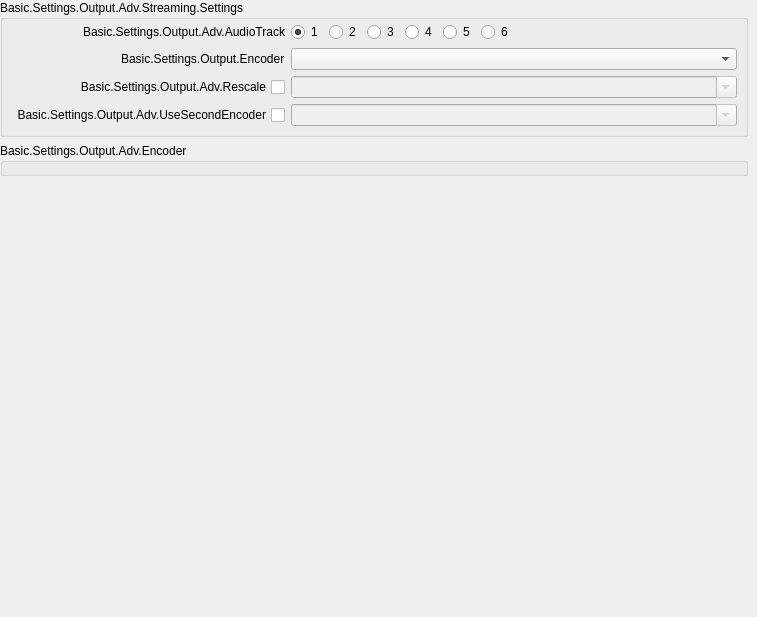
                      <widget class="QWidget" name="scrollAreaWidgetContents_5">
                       <property name="geometry">
                        <rect>
                         <x>0</x>
                         <y>0</y>
                         <width>757</width>
                         <height>617</height>
                        </rect>
                       </property>
                       <layout class="QVBoxLayout" name="verticalLayout_14">
                        <property name="leftMargin">
                         <number>0</number>
                        </property>
                        <property name="topMargin">
                         <number>0</number>
                        </property>
                        <property name="rightMargin">
                         <number>9</number>
                        </property>
                        <property name="bottomMargin">
                         <number>0</number>
                        </property>
                        <item>
                         <widget class="QGroupBox" name="advOutTopContainer">
                          <property name="sizePolicy">
                           <sizepolicy hsizetype="Preferred" vsizetype="Fixed">
                            <horstretch>0</horstretch>
                            <verstretch>0</verstretch>
                           </sizepolicy>
                          </property>
                          <property name="title">
                           <string>Basic.Settings.Output.Adv.Streaming.Settings</string>
                          </property>
                          <layout class="QFormLayout" name="advOutTopLayout">
                           <property name="fieldGrowthPolicy">
                            <enum>QFormLayout::AllNonFixedFieldsGrow</enum>
                           </property>
                           <property name="labelAlignment">
                            <set>Qt::AlignRight|Qt::AlignTrailing|Qt::AlignVCenter</set>
                           </property>
                           <property name="leftMargin">
                            <number>8</number>
                           </property>
                           <property name="topMargin">
                            <number>2</number>
                           </property>
                           <property name="rightMargin">
                            <number>8</number>
                           </property>
                           <property name="bottomMargin">
                            <number>8</number>
                           </property>
                           <item row="1" column="0">
                            <widget class="QLabel" name="label_28">
                             <property name="minimumSize">
                              <size>
                               <width>170</width>
                               <height>0</height>
                              </size>
                             </property>
                             <property name="text">
                              <string>Basic.Settings.Output.Adv.AudioTrack</string>
                             </property>
                             <property name="alignment">
                              <set>Qt::AlignRight|Qt::AlignTrailing|Qt::AlignVCenter</set>
                             </property>
                            </widget>
                           </item>
                           <item row="1" column="1">
                            <widget class="QFrame" name="widget_8">
                             <property name="sizePolicy">
                              <sizepolicy hsizetype="Maximum" vsizetype="Preferred">
                               <horstretch>0</horstretch>
                               <verstretch>0</verstretch>
                              </sizepolicy>
                             </property>
                             <layout class="QHBoxLayout" name="horizontalLayout_7">
                              <property name="leftMargin">
                               <number>0</number>
                              </property>
                              <property name="topMargin">
                               <number>0</number>
                              </property>
                              <property name="rightMargin">
                               <number>0</number>
                              </property>
                              <property name="bottomMargin">
                               <number>0</number>
                              </property>
                              <item>
                               <widget class="QRadioButton" name="advOutTrack1">
                                <property name="text">
                                 <string notr="true">1</string>
                                </property>
                                <property name="checked">
                                 <bool>true</bool>
                                </property>
                               </widget>
                              </item>
                              <item>
                               <widget class="QRadioButton" name="advOutTrack2">
                                <property name="text">
                                 <string notr="true">2</string>
                                </property>
                               </widget>
                              </item>
                              <item>
                               <widget class="QRadioButton" name="advOutTrack3">
                                <property name="text">
                                 <string notr="true">3</string>
                                </property>
                               </widget>
                              </item>
                              <item>
                               <widget class="QRadioButton" name="advOutTrack4">
                                <property name="text">
                                 <string notr="true">4</string>
                                </property>
                               </widget>
                              </item>
                              <item>
                               <widget class="QRadioButton" name="advOutTrack5">
                                <property name="text">
                                 <string notr="true">5</string>
                                </property>
                               </widget>
                              </item>
                              <item>
                               <widget class="QRadioButton" name="advOutTrack6">
                                <property name="text">
                                 <string notr="true">6</string>
                                </property>
                               </widget>
                              </item>
                             </layout>
                            </widget>
                           </item>
                           <item row="3" column="0">
                            <widget class="QLabel" name="advOutEncLabel">
                             <property name="text">
                              <string>Basic.Settings.Output.Encoder</string>
                             </property>
                            </widget>
                           </item>
                           <item row="3" column="1">
                            <widget class="QComboBox" name="advOutEncoder"/>
                           </item>
                           <item row="4" column="0">
                            <widget class="QCheckBox" name="advOutUseRescale">
                             <property name="sizePolicy">
                              <sizepolicy hsizetype="Minimum" vsizetype="Expanding">
                               <horstretch>0</horstretch>
                               <verstretch>0</verstretch>
                              </sizepolicy>
                             </property>
                             <property name="layoutDirection">
                              <enum>Qt::RightToLeft</enum>
                             </property>
                             <property name="text">
                              <string>Basic.Settings.Output.Adv.Rescale</string>
                             </property>
                            </widget>
                           </item>
                           <item row="4" column="1">
                            <widget class="QComboBox" name="advOutRescale">
                             <property name="enabled">
                              <bool>false</bool>
                             </property>
                             <property name="editable">
                              <bool>true</bool>
                             </property>
                            </widget>
                           </item>
                           <item row="5" column="0">
                            <widget class="QCheckBox" name="advOutUseSecondEncoder">
                             <property name="sizePolicy">
                              <sizepolicy hsizetype="Minimum" vsizetype="Expanding">
                               <horstretch>0</horstretch>
                               <verstretch>0</verstretch>
                              </sizepolicy>
                             </property>
                             <property name="layoutDirection">
                              <enum>Qt::RightToLeft</enum>
                             </property>
                             <property name="text">
                              <string>Basic.Settings.Output.Adv.UseSecondEncoder</string>
                             </property>
                            </widget>
                           </item>
                           <item row="5" column="1">
                            <widget class="QComboBox" name="advOutSecondEncoderRescale">
                             <property name="enabled">
                              <bool>false</bool>
                             </property>
                             <property name="sizePolicy">
                              <sizepolicy hsizetype="Preferred" vsizetype="Fixed">
                               <horstretch>0</horstretch>
                               <verstretch>0</verstretch>
                              </sizepolicy>
                             </property>
                             <property name="editable">
                              <bool>true</bool>
                             </property>
                            </widget>
                           </item>
                          </layout>
                         </widget>
                        </item>
                        <item>
                         <widget class="QGroupBox" name="advOutEncoderProps">
                          <property name="sizePolicy">
                           <sizepolicy hsizetype="Preferred" vsizetype="Fixed">
                            <horstretch>0</horstretch>
                            <verstretch>0</verstretch>
                           </sizepolicy>
                          </property>
                          <property name="title">
                           <string>Basic.Settings.Output.Adv.Encoder</string>
                          </property>
                          <layout class="QVBoxLayout" name="advOutEncoderLayout">
                           <property name="leftMargin">
                            <number>8</number>
                           </property>
                           <property name="topMargin">
                            <number>2</number>
                           </property>
                           <property name="rightMargin">
                            <number>8</number>
                           </property>
                           <property name="bottomMargin">
                            <number>8</number>
                           </property>
                          </layout>
                         </widget>
                        </item>
                        <item>
                         <spacer name="verticalSpacer_0">
                          <property name="orientation">
                           <enum>Qt::Vertical</enum>
                          </property>
                          <property name="sizeHint" stdset="0">
                           <size>
                            <width>20</width>
                            <height>40</height>
                           </size>
                          </property>
                         </spacer>
                        </item>
                       </layout>
                      </widget>
